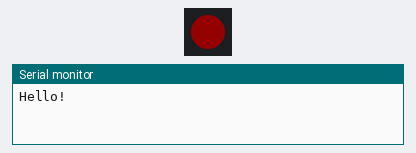
The sketch below on a simulated ESP32-S2. On the bench: 1 RGB LEDs in strip order, left to right, the last lines printed to the serial monitor. Dim RGB values are drawn brighter than linear.

Above: at 1.0 s.
At 4.7 s:
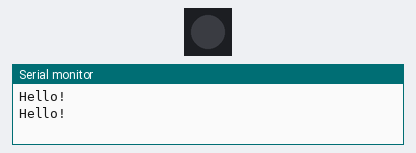
Timing chart, 0 to 5.8 s (numbered marks = the images above):
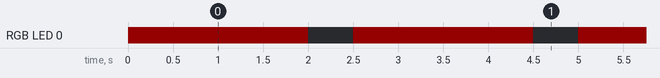

The sketch:

esp32-s2Board_blinkcode.ino
```cpp
#include <Adafruit_NeoPixel.h>

// How many internal neopixels do we have? some boards have more than one!
#define NUMPIXELS        1

Adafruit_NeoPixel pixels(NUMPIXELS, PIN_NEOPIXEL, NEO_GRB + NEO_KHZ800);

// the setup routine runs once when you press reset:
void setup() {
  Serial.begin(115200);

#if defined(NEOPIXEL_POWER)
  // If this board has a power control pin, we must set it to output and high
  // in order to enable the NeoPixels. We put this in an #if defined so it can
  // be reused for other boards without compilation errors
  pinMode(NEOPIXEL_POWER, OUTPUT);
  digitalWrite(NEOPIXEL_POWER, HIGH);
#endif

  pixels.begin(); // INITIALIZE NeoPixel strip object (REQUIRED)
  pixels.setBrightness(20); // not so bright
}

// the loop routine runs over and over again forever:
void loop() {
  // say hi
  Serial.println("Hello!");

  // set color to red
  pixels.fill(0xFF0000);
  pixels.show();
  delay(2000); // wait half a second

  // turn off
  pixels.fill(0x000000);
  pixels.show();
  delay(500); // wait half a second
}
```

Measured:
- by itself, RGB LED 0: alternates RGB(20, 0, 0) for 2.0 s and off for 0.50 s
